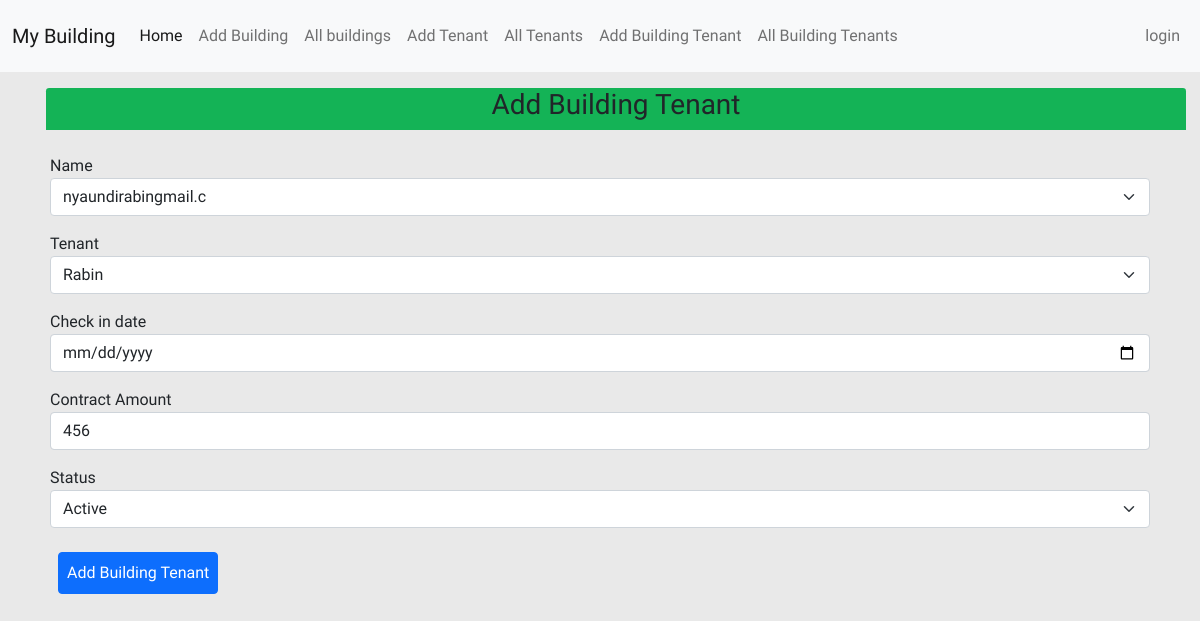
The app's page /update_b_tenant/1/, older data.
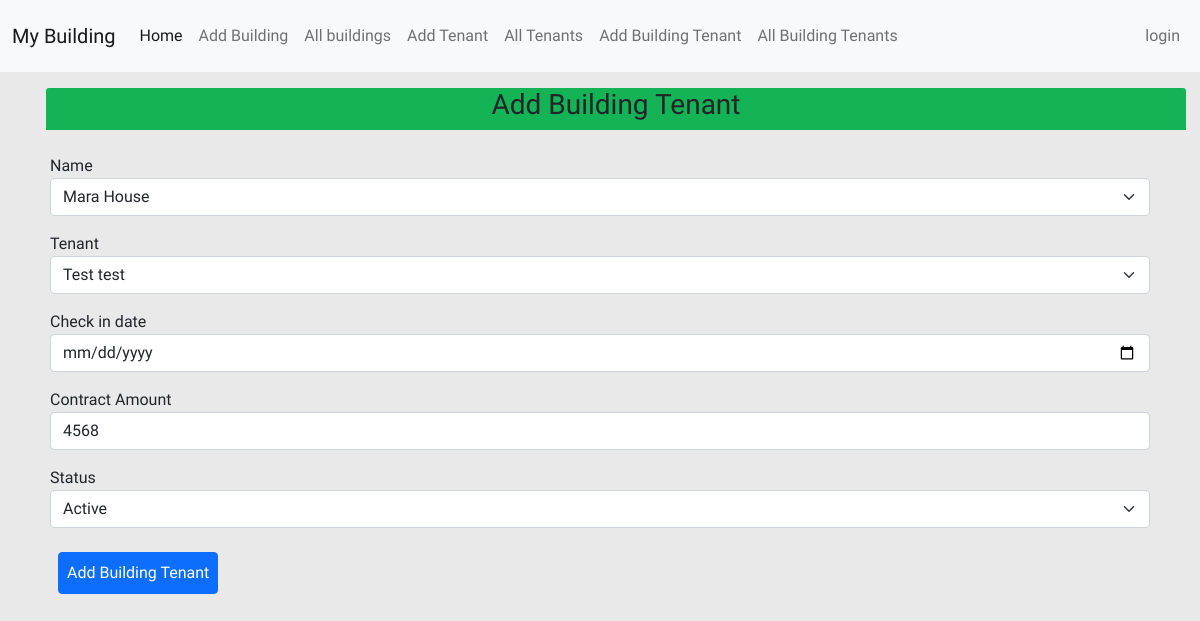
The same page, newer data.
### rental/models.py (models this page shows, shortened)
class BuildingTenant(models.Model):
    building =  models.ForeignKey(Building, on_delete=models.CASCADE)
    tenant = models.ForeignKey(Tenant, on_delete=models.CASCADE)
    check_in_date = models.DateTimeField(auto_now_add=True)
    contract_amount =  models.IntegerField(blank=True)
    status = models.BooleanField(null = False)

### rental/views.py (the view, shortened to what this page needs)
# urls.py: path('update_b_tenant/<int:id>/', views.update_b_tenant, name='update_building_tenant'),
def update_b_tenant(request, id):
    buildings = Building.objects.all()
    tenants = Tenant.objects.all()
    b_tenant = BuildingTenant.objects.get(id=id)
    if request.method == 'GET':
        return render(request, 'rentals/update_b_tenant.html',
                      {'b_tenant': b_tenant,
                       'buildings': buildings,
                       'tenants': tenants
                       })

### rental/templates/rentals/update_b_tenant.html (shortened to what this page needs)
{% extends 'rentals/layout.html' %}
{% block body-content %}
<div class="container">
    <div class="row">
        <div class="header m-3">
            <h3>Add Building Tenant</h3>
        </div>
        <form action="{% url 'addbtenants' %}" method="post">
            <div class="row from-group p-2">
                <label for="building"> Name
                    <select class="form-select" name="building" id="building">
                        {% for building in buildings %}
                        <option value="{{building.id}}">{{building.name}}</option>
                        {% endfor %}
                    </select>
                </label>
            </div>
            <div class="row from-group p-2">
                <label for="tenant"> Tenant
                    <select class="form-select" name="tenant" id="tenant">
                        {% for tenant in tenants %}
                        <option value="{{tenant.id}}">{{tenant.name}}</option>
                        {% endfor %}
                    </select>
                </label>
            </div>
            <div class="row from-group p-2">
                <label for="date"> Check in date
                    <input class="form-control" id="date" name="date" type="date" value={{b_tenant.check_in_date}}>
                </label>
            </div>
            <div class="row from-group p-2">
                <label for="amount"> Contract Amount
                    <input class="form-control" id="amount" name="amount" type="number" value={{b_tenant.contract_amount}}>
                </label>
            </div>
            <div class="row from-group p-2">
                <label for="status"> Status
                    <select class="form-select" name="status" id="status">
                        <option value="1">Active</option>
                    </select>
                </label>
            </div>
            <div class="form-group p-3">
                <button class="btn btn-primary p-2">Add Building Tenant</button>
            </div>
        </form>
    </div>
</div>
{% endblock body-content %}

Row changes from the older to the newer data that the page shows:
changed BuildingTenant: amount "456" → "4568"
Text that changed along with them:
form field building: "nyaundirabingmail.c" → "Mara House"
form field tenant: "Rabin" → "Test test"
